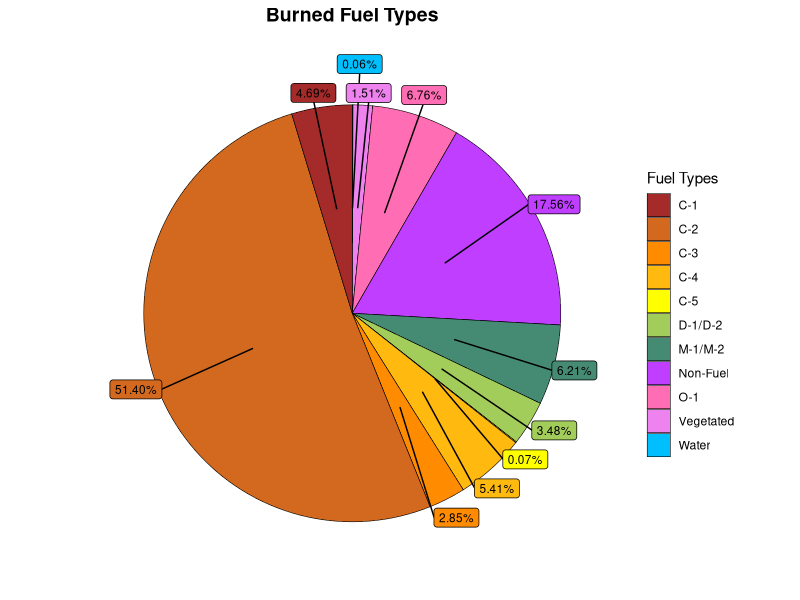
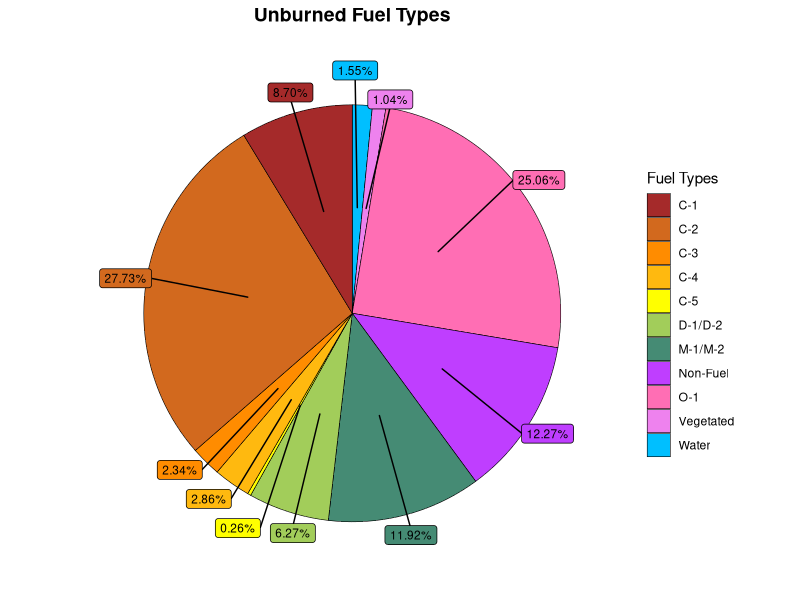
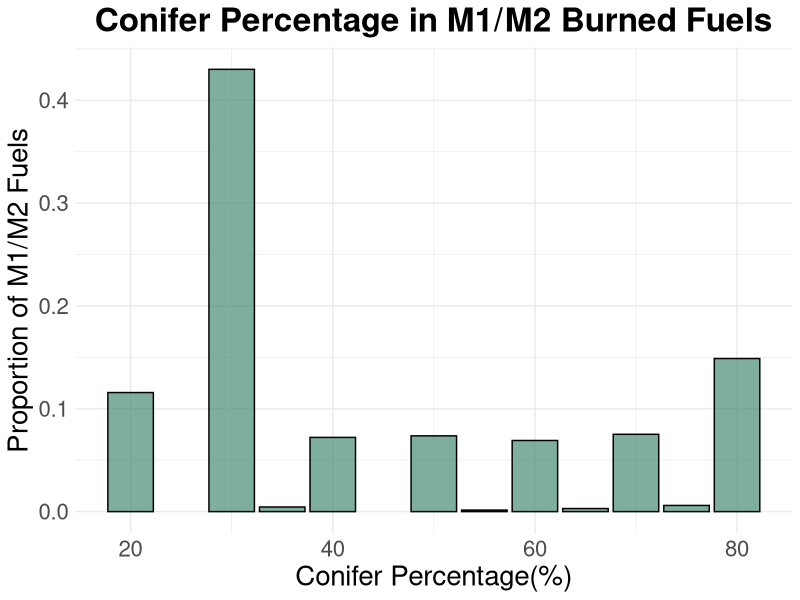
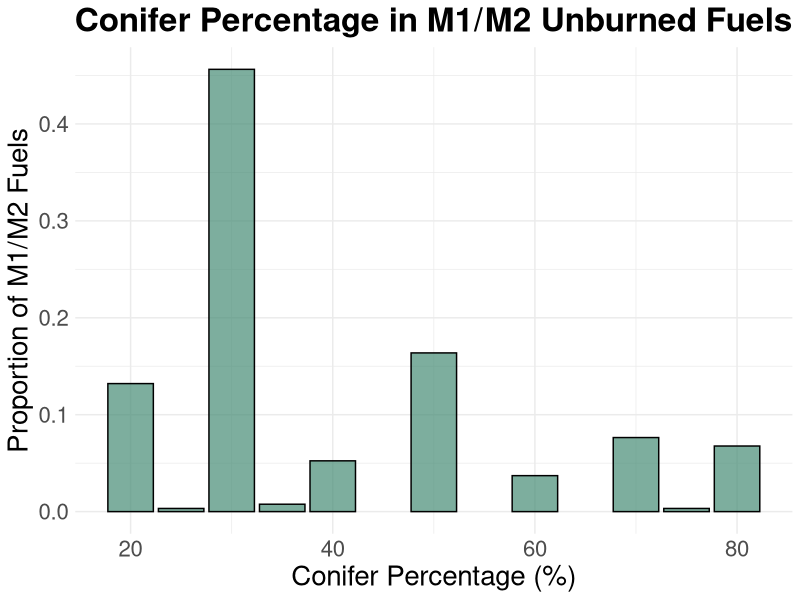
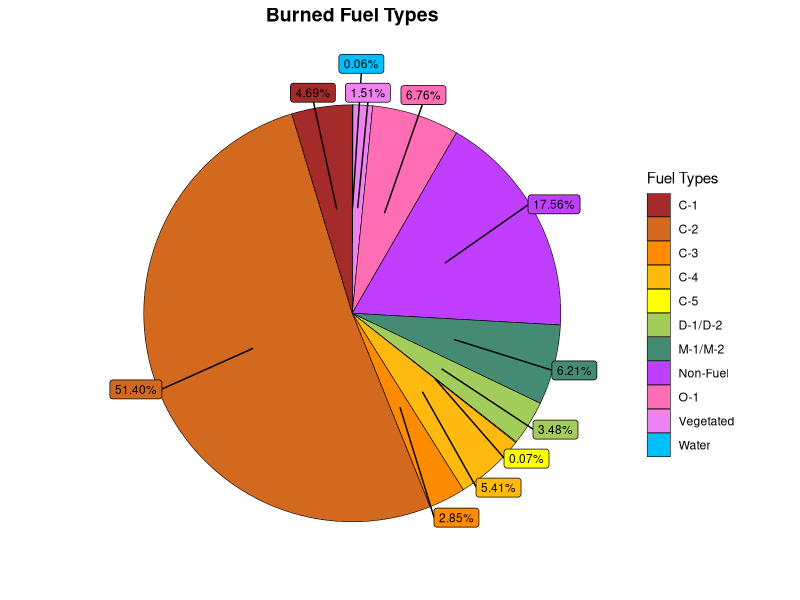
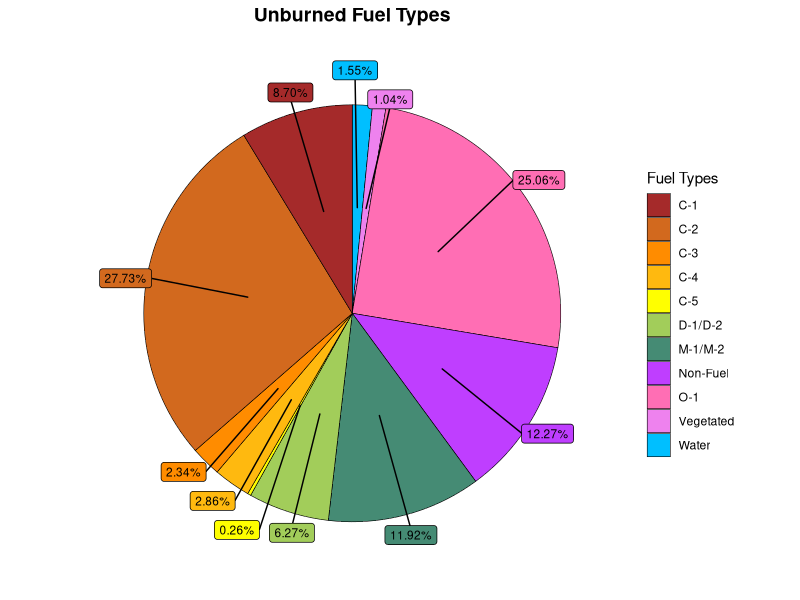
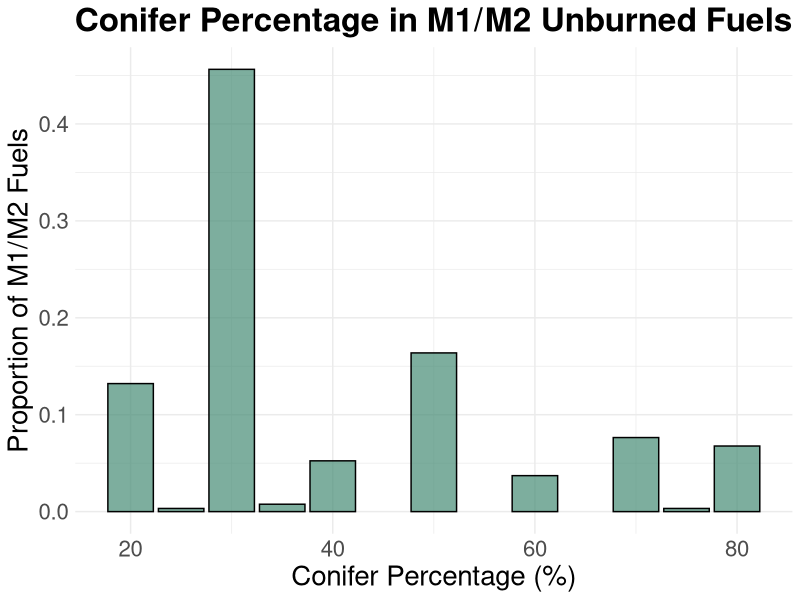
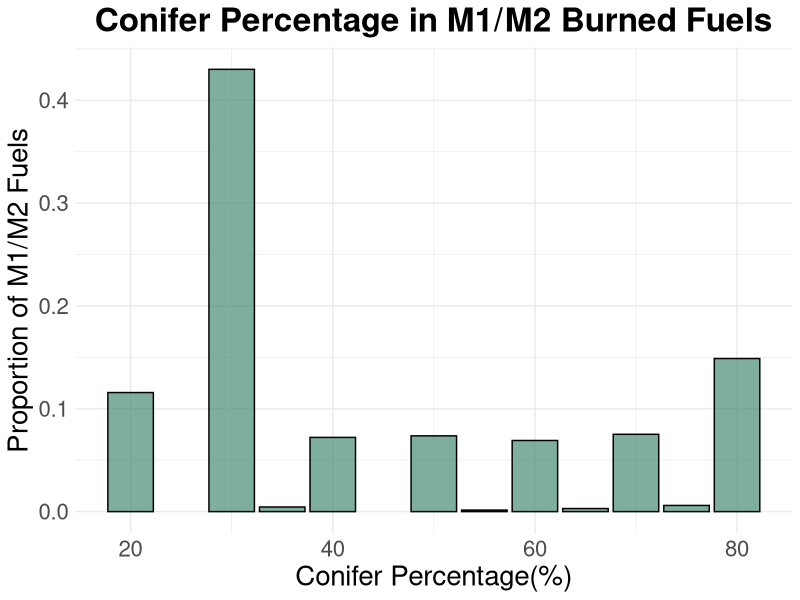

Write the R code that produced these figures, in order.
library(readr)
library(dplyr)
library(stringr)
library(ggplot2)
library(RColorBrewer)
library(ggrepel)



unburned_df <- read_csv("LWF161_UnburnedFuel.csv")
burned_df <- read_csv("LWF161_BurnedFuel.csv")


#aggregate M1
burned_df <- burned_df %>%
  mutate(major_type= str_extract(FUEL_TYPE, "^[^ ]+"))

unburned_df <- unburned_df %>%
  mutate(major_type= str_extract(FUEL_TYPE, "^[^ ]+"))

agg_burned <- burned_df %>% 
  group_by(major_type) %>%
  summarise(fuel_count = sum(COUNT)) 

agg_unburned <- unburned_df %>% 
  group_by(major_type) %>%
  summarise(fuel_count = sum(COUNT)) 



#make pie charts
colors <- brewer.pal(11, "Paired")

burned_chart <- agg_burned %>% 
  mutate(perc = round((fuel_count/ sum(fuel_count)), 4)) %>% 
  mutate(labels = scales::percent(perc)) %>% 
  arrange(desc(major_type)) %>% ## arrange in the order of the legend
  mutate(text_y = cumsum(fuel_count) - fuel_count/2) ### calculate where to place the text labels

burned_chart <- burned_chart %>%
  ggplot(aes(x = "", y = fuel_count, fill = major_type)) + 
  geom_col() +
  theme_void() +
  coord_polar(theta = "y") +
  geom_bar(stat = "identity", width = 1, color = "black", linewidth = 0.2) +
  geom_label_repel(aes(label = labels, y = text_y), 
                   nudge_x = 0.6, nudge_y = 0.6,
                   size = 3, show.legend = F) +
  guides(fill = guide_legend(title = "Fuel Types")) +
  scale_fill_manual(values = c("brown", "chocolate", "darkorange",
                               "darkgoldenrod1", "yellow",
                               "darkolivegreen3", "aquamarine4",
                               "darkorchid1", "hotpink1",
                               "violet", "deepskyblue")) +
  labs(title = "Burned Fuel Types") + 
  theme(
    plot.title = element_text(hjust = 0.5, size = 14, face = "bold")
  ) 


burned_chart
ggsave("burned_fuel_pie.png", plot = burned_chart, dpi = 300)


unburned_chart <- agg_unburned %>% 
  mutate(perc = round((fuel_count/ sum(fuel_count)), 4)) %>% 
  mutate(labels = scales::percent(perc)) %>% 
  arrange(desc(major_type)) %>% ## arrange in the order of the legend
  mutate(text_y = cumsum(fuel_count) - fuel_count/2) ### calculate where to place the text labels

unburned_chart <- unburned_chart %>%
  ggplot(aes(x = "", y = fuel_count, fill = major_type)) + 
  geom_col() +
  theme_void() +
  geom_bar(stat = "identity", width = 1, color = "black", size = 0.2) +
  coord_polar(theta = "y") +
  geom_label_repel(aes(label = labels, y = text_y), 
                   nudge_x = 0.6, nudge_y = 0.6,
                   size = 3, show.legend = F) +
  guides(fill = guide_legend(title = "Fuel Types")) +
  scale_fill_manual(values = c("brown", "chocolate", "darkorange",
                               "darkgoldenrod1", "yellow",
                               "darkolivegreen3", "aquamarine4",
                               "darkorchid1", "hotpink1",
                               "violet", "deepskyblue")) +
  labs(title = "Unburned Fuel Types") + 
  theme(
    plot.title = element_text(hjust = 0.5, size = 14, face = "bold")
  ) 

unburned_chart
ggsave("unburned_fuel_pie.png", plot = unburned_chart, dpi = 300)

burned_chart <- ggplot(agg_burned, aes(x = "", y = fuel_count, fill = major_type)) +
  geom_bar(stat = "identity", color = "white") +
  geom_label_repel(aes(x = 1.6, label = scales::percent(fuel_count, accuracy = .1)), position = position_stack(vjust = .5)) +
  coord_polar("y") +
  theme_void()

# Create pie chart with ColorBrewer Set3 palette
burned_chart  <- ggplot(agg_burned, aes(x = "", y = fuel_count, fill = major_type)) +
  geom_bar(stat = "identity", width = 1, color = "white", size = 1) +  # Add white borders between slices
  coord_polar(theta = "y") +
  scale_fill_manual(values = colors) +
  labs(title = "Improved Pie Chart with ColorBrewer Set3 Palette") +
  theme_void() +
  theme(
    legend.title = element_blank(),
    legend.position = "top",
    plot.title = element_text(hjust = 0.5, size = 16, face = "bold")
  ) +
  geom_text_repel(aes(x = 1.6, label = paste0(major_type, "\n", round(fuel_count/sum(fuel_count)*100, 1), "%")), 
            position = position_stack(vjust = 0.5), color = "black", size = 5, fontface = "bold")


#----------------- M1/M2 Fuels -------------------------------------

#burned
burned_M <- burned_df %>%
  filter(major_type == "M-1/M-2") %>%
  mutate(percent_C = as.numeric(str_extract(FUEL_TYPE_, "\\d+(?=%)")))

total_M_burned <- sum(burned_M$COUNT)

burned_M <- burned_M %>%
  mutate(FREQ = COUNT / total_M_burned)

burned_M_plot <- ggplot(burned_M, aes(x = percent_C, y =FREQ)) +
  geom_bar(stat = "identity", fill = "aquamarine4", color = "black", alpha = 0.7) +
  labs(x = "Conifer Percentage(%)", y = "Proportion of M1/M2 Fuels", title = "Conifer Percentage in M1/M2 Burned Fuels") +
  theme_minimal() +
  theme(
    plot.title = element_text(hjust = 0.5, size = 24, face = "bold"),
    axis.title = element_text(size = 20),                         # Axis labels size
    axis.text = element_text(size = 16)                          # Axis text size
  ) 

burned_M_plot
#unburned
unburned_M <- unburned_df %>%
  filter(major_type == "M-1/M-2") %>%
  mutate(percent_C = as.numeric(str_extract(FUEL_TYPE_, "\\d+(?=%)")))

total_M_unburned <- sum(unburned_M$COUNT)

unburned_M <- unburned_M %>%
  mutate(FREQ = COUNT / total_M_unburned)

unburned_M_plot <- ggplot(unburned_M, aes(x = percent_C, y = FREQ)) +
  geom_bar(stat = "identity", fill = "aquamarine4", color = "black", alpha = 0.7) +
  labs(x = "Conifer Percentage (%)", y = "Proportion of M1/M2 Fuels", title = "Conifer Percentage in M1/M2 Unburned Fuels") +
  theme_minimal() +
  theme(
  plot.title = element_text(hjust = 0.5, size = 24, face = "bold"),
  axis.title = element_text(size = 20),                         # Axis labels size
  axis.text = element_text(size = 16)                          # Axis text size
  ) 

unburned_M_plot

ggsave("unburned_M1M2.png", plot = unburned_M_plot, dpi = 300, width = 8, height = 6)
ggsave("burned_M1M2.png", plot = burned_M_plot, dpi = 300, width = 8, height = 6)
